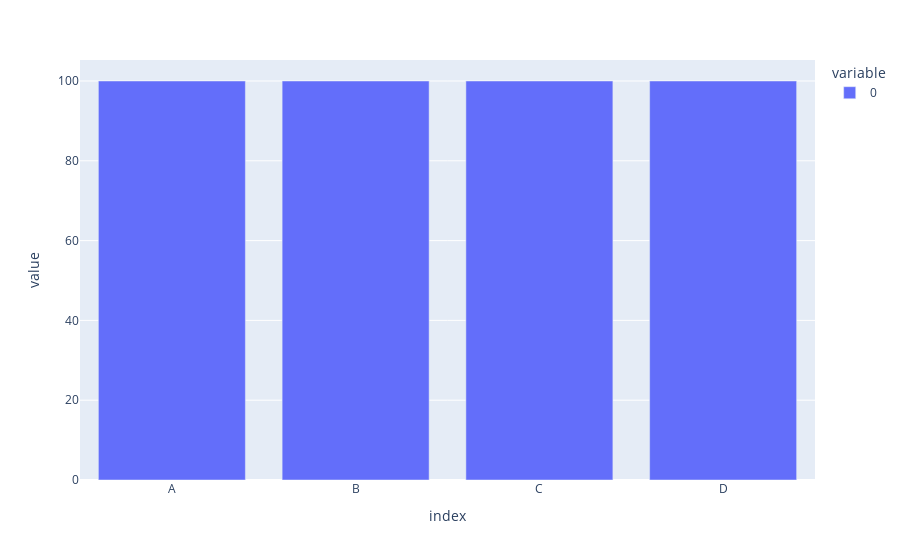

The notebook cell saved with this chart:
### Markdown cell above
## **bar + count**

### Code cell
# count plot (since all are even distributed, all are 100)
fig = px.bar(df.count())
fig.show()

### Figure 1 — Plotly figure (JSON) as saved in the notebook; plotly's stock layout.template omitted (floating-point values rounded to 4 significant figures)
{"data": [{"alignmentgroup": "True", "hovertemplate": "variable=0<br>index=%{x}<br>value=%{y}<extra></extra>", "legendgroup": "0", "marker": {"color": "#636efa", "pattern": {"shape": ""}}, "name": "0", "offsetgroup": "0", "orientation": "v", "showlegend": true, "textposition": "auto", "type": "bar", "x": ["A", "B", "C", "D"], "xaxis": "x", "y": [100, 100, 100, 100], "yaxis": "y"}], "layout": {"barmode": "relative", "legend": {"title": {"text": "variable"}, "tracegroupgap": 0}, "margin": {"t": 60}, "xaxis": {"anchor": "y", "domain": [0, 1], "title": {"text": "index"}}, "yaxis": {"anchor": "x", "domain": [0, 1], "title": {"text": "value"}}}}
